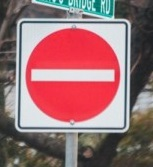
#> input picture rambu.jpg, 153 x 167 px
$ jupyter execute Region_Base_Segmentation.ipynb   (shell and % lines are left out)
#> lines starting #> are read from the running program, lines starting #| are printed output that depends on the picture
<a href="https://colab.research.google.com/github/Dzikronb/Region-Base-Segmentation-with-Python/blob/main/Region_Base_Segmentation.ipynb" target="_parent"></a>

[cell 1]
import numpy as np
import matplotlib.pyplot as plt
from skimage.feature import canny
from skimage import data,morphology
from skimage.color import rgb2gray
import scipy.ndimage as nd
import cv2
from google.colab.patches import cv2_imshow
plt.rcParams["figure.figsize"] = (12,8)

[cell 2]
image1 = cv2.imread('rambu.jpg')
#> image1 is the input picture: shape (167, 153, 3); mean B, G, R 113.7, 110.2, 151.5
cv2_imshow(image1)

[cell 3]
rambu_gray = cv2.cvtColor(image1, cv2.COLOR_BGR2GRAY)
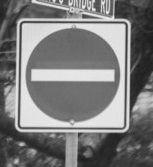
#> rambu_gray: shape (167, 153); min 29, max 237, mean 122.9

[cell 4]
cv2_imshow(rambu_gray)

[cell 5]
edges = canny(rambu_gray)
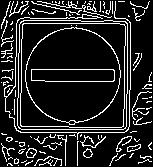
#> edges: shape (167, 153) bool; 14.1% white in thin lines or dots
plt.imshow(edges, interpolation='gaussian')
plt.title('Canny detector')

[cell 6]
from skimage.filters import sobel
elevation_map = sobel(rambu_gray)
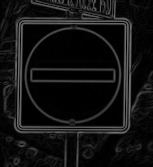
#> elevation_map: shape (167, 153) float64; min 0, max 0.469, mean 0.0732
fig, ax = plt.subplots(figsize=(4, 3))
plt.imshow(elevation_map, cmap=plt.cm.gray, interpolation='nearest')
ax.axis('on')
ax.set_title('elevation_map')
